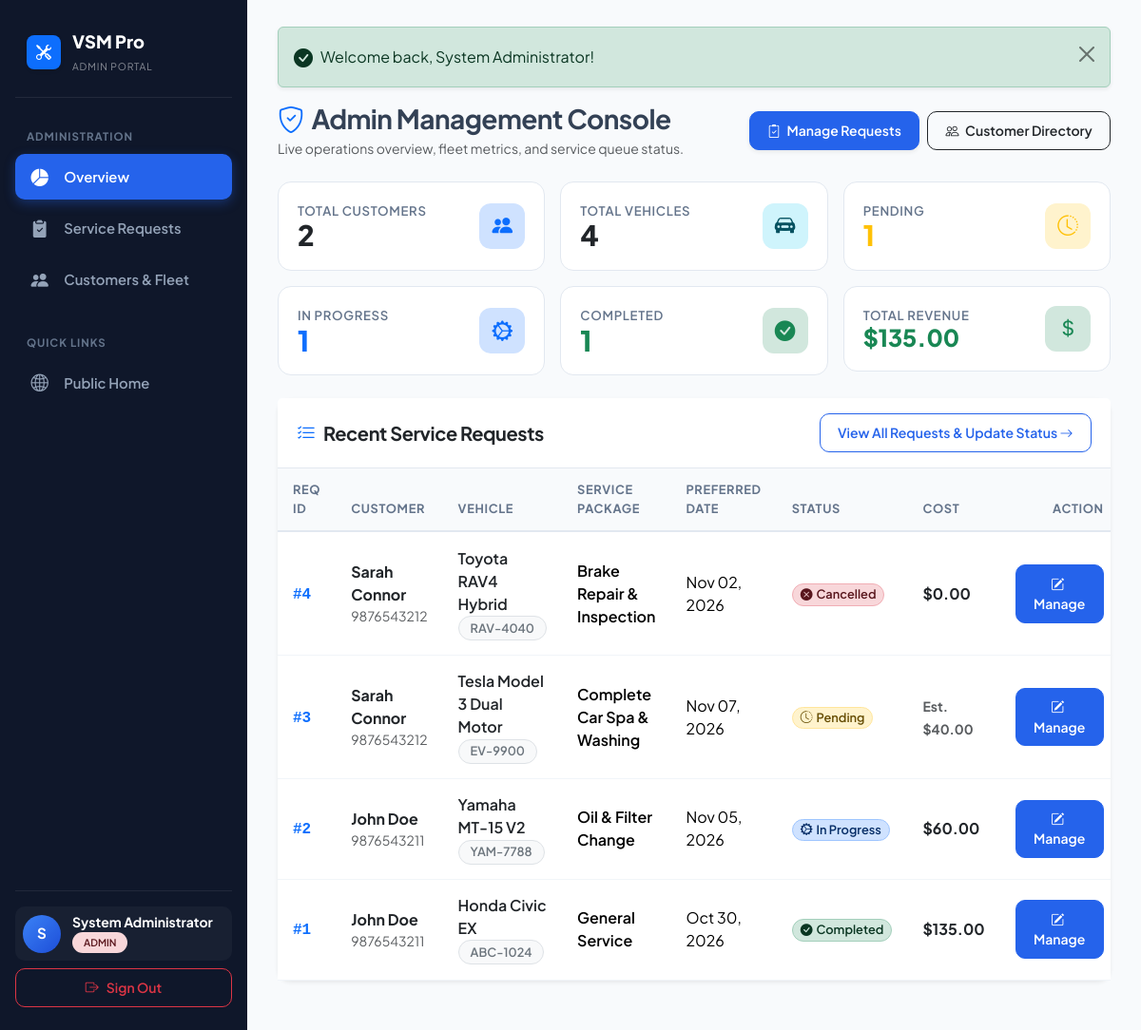
Page /admin/dashboard.php (signed in) on the committed database.
### tables this page shows
CREATE TABLE `service_requests` (
  `id` INT AUTO_INCREMENT PRIMARY KEY,
  `user_id` INT NOT NULL,
  `vehicle_id` INT NOT NULL,
  `service_id` INT NOT NULL,
  `preferred_date` DATE NOT NULL,
  `description` TEXT NULL,
  `status` ENUM('Pending', 'In Progress', 'Completed', 'Cancelled') NOT NULL DEFAULT 'Pending',
  `admin_remark` TEXT NULL,
  `cost` DECIMAL(10, 2) NULL DEFAULT NULL,
  `created_at` TIMESTAMP DEFAULT CURRENT_TIMESTAMP,
  `updated_at` TIMESTAMP DEFAULT CURRENT_TIMESTAMP ON UPDATE CURRENT_TIMESTAMP,
  INDEX `idx_requests_user` (`user_id`),
  INDEX `idx_requests_vehicle` (`vehicle_id`),
  INDEX `idx_requests_service` (`service_id`),
  INDEX `idx_requests_status` (`status`),
  CONSTRAINT `fk_requests_user` FOREIGN KEY (`user_id`) REFERENCES `users` (`id`) ON DELETE CASCADE,
  CONSTRAINT `fk_requests_vehicle` FOREIGN KEY (`vehicle_id`) REFERENCES `vehicles` (`id`) ON DELETE CASCADE,
  CONSTRAINT `fk_requests_service` FOREIGN KEY (`service_id`) REFERENCES `services` (`id`) ON DELETE CASCADE
);

CREATE TABLE `users` (
  `id` INT AUTO_INCREMENT PRIMARY KEY,
  `name` VARCHAR(100) NOT NULL,
  `email` VARCHAR(150) NOT NULL UNIQUE,
  `phone` VARCHAR(15) NOT NULL,
  `password_hash` VARCHAR(255) NOT NULL,
  `address` TEXT NULL,
  `role` ENUM('customer', 'admin') NOT NULL DEFAULT 'customer',
  `created_at` TIMESTAMP DEFAULT CURRENT_TIMESTAMP,
  INDEX `idx_users_role` (`role`),
  INDEX `idx_users_email` (`email`)
);

CREATE TABLE `vehicles` (
  `id` INT AUTO_INCREMENT PRIMARY KEY,
  `user_id` INT NOT NULL,
  `vehicle_type` VARCHAR(50) NOT NULL,
  `brand` VARCHAR(60) NOT NULL,
  `model` VARCHAR(60) NOT NULL,
  `reg_number` VARCHAR(30) NOT NULL UNIQUE,
  `year` INT NOT NULL,
  `fuel_type` VARCHAR(30) NOT NULL,
  `created_at` TIMESTAMP DEFAULT CURRENT_TIMESTAMP,
  INDEX `idx_vehicles_user_id` (`user_id`),
  INDEX `idx_vehicles_reg` (`reg_number`),
  CONSTRAINT `fk_vehicles_user` FOREIGN KEY (`user_id`) REFERENCES `users` (`id`) ON DELETE CASCADE
);

CREATE TABLE `services` (
  `id` INT AUTO_INCREMENT PRIMARY KEY,
  `service_name` VARCHAR(100) NOT NULL,
  `description` TEXT NOT NULL,
  `base_price` DECIMAL(10, 2) NOT NULL DEFAULT 0.00,
  `created_at` TIMESTAMP DEFAULT CURRENT_TIMESTAMP
);

### admin/dashboard.php (the view, shortened to what this page needs)
<?php
require_once __DIR__ . '/../config/db.php';
$pdo = getDB();
$stats = [
    'customers'   => 0,
    'vehicles'    => 0,
    'pending'     => 0,
    'in_progress' => 0,
    'completed'   => 0,
    'cancelled'   => 0,
    'revenue'     => 0.00
];
try {
    $stmt = $pdo->query("SELECT COUNT(*) FROM users WHERE role = 'customer'");
    $stats['customers'] = (int)$stmt->fetchColumn();
    $stmt = $pdo->query("SELECT COUNT(*) FROM vehicles");
    $stats['vehicles'] = (int)$stmt->fetchColumn();
    $stmt = $pdo->query("SELECT status, COUNT(*) as count FROM service_requests GROUP BY status");
    $rows = $stmt->fetchAll();
    foreach ($rows as $r) {
        if ($r['status'] === 'Pending') $stats['pending'] = (int)$r['count'];
        if ($r['status'] === 'In Progress') $stats['in_progress'] = (int)$r['count'];
        if ($r['status'] === 'Completed') $stats['completed'] = (int)$r['count'];
        if ($r['status'] === 'Cancelled') $stats['cancelled'] = (int)$r['count'];
    }
    $stmt = $pdo->query("SELECT COALESCE(SUM(cost), 0) FROM service_requests WHERE status = 'Completed'");
    $stats['revenue'] = (float)$stmt->fetchColumn();
    $stmt = $pdo->query("
        SELECT sr.*,
               u.name as customer_name, u.email as customer_email, u.phone as customer_phone,
               v.brand, v.model, v.reg_number,
               s.service_name, s.base_price
        FROM service_requests sr
        JOIN users u ON sr.user_id = u.id
        JOIN vehicles v ON sr.vehicle_id = v.id
        JOIN services s ON sr.service_id = s.id
        ORDER BY sr.id DESC
        LIMIT 6
    ");
    $recentRequests = $stmt->fetchAll();
} catch (PDOException $e) {
    setFlash('danger', 'Error reading administrator metrics: ' . $e->getMessage());
    $recentRequests = [];
}
require_once __DIR__ . '/../includes/header.php';
?>
<div class="d-flex flex-wrap justify-content-between align-items-center mb-4 gap-3">
  <div>
    <h2 class="h3 fw-bold mb-1"><i class="bi bi-shield-check text-primary me-2"></i>Admin Management Console</h2>
    <p class="text-muted small mb-0">Live operations overview, fleet metrics, and service queue status.</p>
  </div>
  <div class="d-flex gap-2">
    <a href="<?= url('admin/requests.php') ?>" class="btn btn-primary btn-sm shadow-sm">
      <i class="bi bi-clipboard2-check me-1"></i> Manage Requests
    </a>
    <a href="<?= url('admin/customers.php') ?>" class="btn btn-outline-dark btn-sm">
      <i class="bi bi-people me-1"></i> Customer Directory
    </a>
  </div>
</div>
<div class="row g-3 mb-4">
  <div class="col-sm-6 col-xl-4 col-xxl-2">
    <div class="stat-card">
      <div class="d-flex justify-content-between align-items-center">
        <div>
          <div class="stat-label">Total Customers</div>
          <div class="stat-val text-dark"><?= $stats['customers'] ?></div>
        </div>
        <div class="stat-icon bg-primary-subtle text-primary">
          <i class="bi bi-people-fill"></i>
        </div>
      </div>
    </div>
  </div>
  <div class="col-sm-6 col-xl-4 col-xxl-2">
    <div class="stat-card">
      <div class="d-flex justify-content-between align-items-center">
        <div>
          <div class="stat-label">Total Vehicles</div>
          <div class="stat-val text-dark"><?= $stats['vehicles'] ?></div>
        </div>
        <div class="stat-icon bg-info-subtle text-info-emphasis">
          <i class="bi bi-car-front-fill"></i>
        </div>
      </div>
    </div>
  </div>
  <div class="col-sm-6 col-xl-4 col-xxl-2">
    <div class="stat-card">
      <div class="d-flex justify-content-between align-items-center">
        <div>
          <div class="stat-label">Pending</div>
          <div class="stat-val text-warning"><?= $stats['pending'] ?></div>
        </div>
        <div class="stat-icon bg-warning-subtle text-warning">
          <i class="bi bi-clock-history"></i>
        </div>
      </div>
    </div>
  </div>
  <div class="col-sm-6 col-xl-4 col-xxl-2">
    <div class="stat-card">
      <div class="d-flex justify-content-between align-items-center">
        <div>
          <div class="stat-label">In Progress</div>
          <div class="stat-val text-primary"><?= $stats['in_progress'] ?></div>
        </div>
        <div class="stat-icon bg-primary-subtle text-primary">
          <i class="bi bi-gear-wide-connected"></i>
        </div>
      </div>
    </div>
  </div>
  <div class="col-sm-6 col-xl-4 col-xxl-2">
    <div class="stat-card">
      <div class="d-flex justify-content-between align-items-center">
        <div>
          <div class="stat-label">Completed</div>
          <div class="stat-val text-success"><?= $stats['completed'] ?></div>
        </div>
        <div class="stat-icon bg-success-subtle text-success">
          <i class="bi bi-check-circle-fill"></i>
        </div>
      </div>
    </div>
  </div>
  <div class="col-sm-6 col-xl-4 col-xxl-2">
    <div class="stat-card">
      <div class="d-flex justify-content-between align-items-center">
        <div>
          <div class="stat-label">Total Revenue</div>
          <div class="stat-val text-success" style="font-size: 1.55rem;"><?= formatCurrency($stats['revenue']) ?></div>
        </div>
        <div class="stat-icon bg-success-subtle text-success">
          <i class="bi bi-currency-dollar"></i>
        </div>
      </div>
    </div>
  </div>
</div>
<div class="card shadow-sm border-0 mb-4">
  <div class="card-header bg-white d-flex justify-content-between align-items-center py-3">
    <div class="d-flex align-items-center gap-2">
      <i class="bi bi-list-check text-primary fs-5"></i>
      <h5 class="fw-bold mb-0 text-dark">Recent Service Requests</h5>
    </div>
    <a href="<?= url('admin/requests.php') ?>" class="btn btn-outline-primary btn-sm">
      View All Requests & Update Status <i class="bi bi-arrow-right"></i>
    </a>
  </div>
  <div class="table-responsive">
    <table class="table table-custom align-middle mb-0">
      <thead>
        <tr>
          <th>Req ID</th>
          <th>Customer</th>
          <th>Vehicle</th>
          <th>Service Package</th>
          <th>Preferred Date</th>
          <th>Status</th>
          <th>Cost</th>
          <th class="text-end">Action</th>
        </tr>
      </thead>
      <tbody>
        <?php if (empty($recentRequests)): ?>
          <tr>
            <td colspan="8" class="text-center py-5 text-muted">
              <i class="bi bi-inbox fs-2 opacity-50 d-block mb-2"></i>
              No service requests created in the system yet.
            </td>
          </tr>
        <?php else: ?>
          <?php foreach ($recentRequests as $req): ?>
            <tr>
              <td><span class="fw-bold font-monospace text-primary">#<?= $req['id'] ?></span></td>
              <td>
                <div class="fw-bold text-dark"><?= escape($req['customer_name']) ?></div>
                <div class="small text-muted"><?= escape($req['customer_phone']) ?></div>
              </td>
              <td>
                <div class="fw-semibold text-dark"><?= escape($req['brand'] . ' ' . $req['model']) ?></div>
                <span class="badge bg-light text-secondary border"><?= escape($req['reg_number']) ?></span>
              </td>
              <td>
                <div class="fw-semibold"><?= escape($req['service_name']) ?></div>
              </td>
              <td><?= formatDate($req['preferred_date']) ?></td>
              <td><?= statusBadge($req['status']) ?></td>
              <td class="fw-bold text-dark">
                <?= $req['cost'] !== null ? formatCurrency($req['cost']) : '<span class="text-muted small">Est. ' . formatCurrency($req['base_price']) . '</span>' ?>
              </td>
              <td class="text-end">
                <a href="<?= url('admin/requests.php?req_id=' . $req['id']) ?>" class="btn btn-sm btn-primary">
                  <i class="bi bi-pencil-square me-1"></i> Manage
                </a>
              </td>
            </tr>
          <?php endforeach; ?>
        <?php endif; ?>
      </tbody>
    </table>
  </div>
</div>
<?php require_once __DIR__ . '/../includes/footer.php'; ?>

### config/db.php (shortened to what this page needs)
<?php
function url($path = '') {
    $path = ltrim($path, '/');
    return (BASE_URL === '' ? '' : BASE_URL) . '/' . $path;
}
function escape($data) {
    return htmlspecialchars((string)$data, ENT_QUOTES, 'UTF-8');
}
function getFlash() {
    if (isset($_SESSION['flash'])) {
        $flash = $_SESSION['flash'];
        return $flash;
    }
    return null;
}
function displayFlash() {
    $flash = getFlash();
    if ($flash) {
        $type = escape($flash['type']);
        $icon = 'bi-info-circle-fill';
        if ($type === 'success') $icon = 'bi-check-circle-fill';
        echo '<div class="alert alert-' . $type . ' alert-dismissible fade show shadow-sm d-flex align-items-center" role="alert">';
        echo '  <i class="bi ' . $icon . ' me-2 fs-5"></i>';
        echo '  <div class="flex-grow-1">' . escape($flash['message']) . '</div>';
        echo '  <button type="button" class="btn-close" data-bs-dismiss="alert" aria-label="Close"></button>';
        echo '</div>';
    }
}
function statusBadge($status) {
    $status = trim($status);
    switch ($status) {
        case 'Pending':
            return '<span class="badge bg-warning-subtle text-warning-emphasis border border-warning-subtle px-2 py-1"><i class="bi bi-clock-history me-1"></i>Pending</span>';
        case 'In Progress':
            return '<span class="badge bg-primary-subtle text-primary-emphasis border border-primary-subtle px-2 py-1"><i class="bi bi-gear-wide-connected me-1"></i>In Progress</span>';
        case 'Completed':
            return '<span class="badge bg-success-subtle text-success-emphasis border border-success-subtle px-2 py-1"><i class="bi bi-check-circle-fill me-1"></i>Completed</span>';
        case 'Cancelled':
            return '<span class="badge bg-danger-subtle text-danger-emphasis border border-danger-subtle px-2 py-1"><i class="bi bi-x-circle-fill me-1"></i>Cancelled</span>';
    }
}
function formatCurrency($amount) {
    return '$' . number_format((float)$amount, 2);
}
function formatDate($date) {
    return date('M d, Y', strtotime($date));
}

### assets/css/style.css (style rules this page uses)
:root { --vsm-primary: #2563eb; --vsm-primary-dark: #1d4ed8; --vsm-primary-light: #60a5fa; --vsm-primary-subtle: #eff6ff; --vsm-secondary: #475569; --vsm-dark: #0f172a; --vsm-dark-card: #1e293b; --vsm-sidebar-bg: #0f172a; --vsm-sidebar-text: #94a3b8; --vsm-sidebar-hover: #1e293b; --vsm-sidebar-active: #2563eb; --vsm-bg: #f8fafc; --vsm-card-border: #e2e8f0; --vsm-card-shadow: 0 4px 6px -1px rgba(0, 0, 0, 0.05), 0 2px 4px -2px rgba(0, 0, 0, 0.05); --vsm-card-shadow-hover: 0 10px 15px -3px rgba(0, 0, 0, 0.08), 0 4px 6px -4px rgba(0, 0, 0, 0.05); }
body { font-family: 'Plus Jakarta Sans', -apple-system, BlinkMacSystemFont, "Segoe UI", Roboto, sans-serif; background-color: var(--vsm-bg); color: #334155; min-height: 100vh; display: flex; flex-direction: column; }
h1, h2, h3, h4, h5, h6 { font-weight: 700; color: #0f172a; letter-spacing: -0.02em; }
.btn { font-weight: 600; border-radius: 10px; padding: 0.55rem 1.15rem; transition: all 0.2s ease-in-out; }
.btn-primary { background-color: var(--vsm-primary); border-color: var(--vsm-primary); }
.btn-outline-primary { color: var(--vsm-primary); border-color: var(--vsm-primary); }
.card { border: 1px solid var(--vsm-card-border); border-radius: 14px; box-shadow: var(--vsm-card-shadow); transition: box-shadow 0.2s ease, transform 0.2s ease; background-color: #ffffff; }
.card-header { background-color: #ffffff; border-bottom: 1px solid var(--vsm-card-border); padding: 1rem 1.25rem; font-weight: 700; }
.stat-card { border-radius: 14px; border: 1px solid var(--vsm-card-border); padding: 1.25rem; background: #ffffff; position: relative; overflow: hidden; transition: all 0.25s ease; }
.stat-card .stat-icon { width: 48px; height: 48px; border-radius: 12px; display: flex; align-items: center; justify-content: center; font-size: 1.35rem; }
.stat-card .stat-val { font-size: 1.85rem; font-weight: 800; line-height: 1.1; color: #0f172a; }
.stat-card .stat-label { font-size: 0.825rem; font-weight: 600; text-transform: uppercase; letter-spacing: 0.05em; color: #64748b; }
.table-custom { vertical-align: middle; }
.table-custom thead th { background-color: #f8fafc; font-weight: 700; font-size: 0.8rem; text-transform: uppercase; letter-spacing: 0.05em; color: #64748b; border-bottom: 2px solid var(--vsm-card-border); padding: 0.85rem 1rem; }
.table-custom tbody td { padding: 0.95rem 1rem; border-bottom: 1px solid #f1f5f9; }
.badge { font-weight: 600; border-radius: 30px; padding: 0.35rem 0.75rem; font-size: 0.8rem; }

### rows in the picture
service_requests: user "2", id "1", user.name "John Doe", user.phone "9876543211", vehicle.model "Honda Civic EX", vehicle.reg_number "ABC-1024", service.service_name "General Service", preferred_date "Oct 30, 2026", status "Completed" (drawn), cost "$135.00"
service_requests: id "4", user.name "Sarah Connor", user.phone "9876543212", vehicle.model "Toyota RAV4 Hybrid", vehicle.reg_number "RAV-4040", service.service_name "Brake Repair & Inspection", preferred_date "Nov 02, 2026", status "Cancelled" (drawn), cost "$0.00"
service_requests: id "3", user.name "Sarah Connor", user.phone "9876543212", vehicle.model "Tesla Model 3 Dual Motor", vehicle.reg_number "EV-9900", service.service_name "Complete Car Spa & Washing", preferred_date "Nov 07, 2026", status "Pending" (drawn), service.base_price "$40.00"
service_requests: id "2", user.name "John Doe", user.phone "9876543211", vehicle.model "Yamaha MT-15 V2", vehicle.reg_number "YAM-7788", service.service_name "Oil & Filter Change", preferred_date "Nov 05, 2026", status "In Progress" (drawn), cost "$60.00"

### other values in the picture
substr($user ?? 'U', 0, 1) "S"
$user "System Administrator"
$role "ADMIN"
$flash['message'] "Welcome back, System Administrator!"
$stats['vehicles'] "4"
$stats['pending'] "1"
$stats['in_progress'] "1"
$stats['completed'] "1"
formatCurrency($stats['revenue']) "$135.00"
